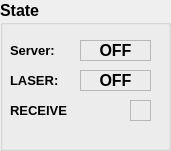
  <widget class="QGroupBox" name="groupBox_2">
   <property name="geometry">
    <rect>
     <x>1160</x>
     <y>30</y>
     <width>171</width>
     <height>151</height>
    </rect>
   </property>
   <property name="font">
    <font>
     <pointsize>12</pointsize>
     <weight>75</weight>
     <bold>true</bold>
    </font>
   </property>
   <property name="title">
    <string>State</string>
   </property>
   <widget class="QLabel" name="label_4">
    <property name="geometry">
     <rect>
      <x>10</x>
      <y>40</y>
      <width>71</width>
      <height>21</height>
     </rect>
    </property>
    <property name="font">
     <font>
      <pointsize>10</pointsize>
      <weight>75</weight>
      <bold>true</bold>
     </font>
    </property>
    <property name="text">
     <string>Server:</string>
    </property>
    <property name="alignment">
     <set>Qt::AlignLeading|Qt::AlignLeft|Qt::AlignVCenter</set>
    </property>
   </widget>
   <widget class="QLabel" name="server_state">
    <property name="geometry">
     <rect>
      <x>80</x>
      <y>40</y>
      <width>71</width>
      <height>21</height>
     </rect>
    </property>
    <property name="font">
     <font>
      <weight>75</weight>
      <bold>true</bold>
     </font>
    </property>
    <property name="autoFillBackground">
     <bool>false</bool>
    </property>
    <property name="frameShape">
     <enum>QFrame::StyledPanel</enum>
    </property>
    <property name="text">
     <string>OFF</string>
    </property>
    <property name="alignment">
     <set>Qt::AlignCenter</set>
    </property>
   </widget>
   <widget class="QLabel" name="label_25">
    <property name="geometry">
     <rect>
      <x>10</x>
      <y>70</y>
      <width>71</width>
      <height>21</height>
     </rect>
    </property>
    <property name="font">
     <font>
      <pointsize>10</pointsize>
      <weight>75</weight>
      <bold>true</bold>
     </font>
    </property>
    <property name="text">
     <string>LASER:</string>
    </property>
    <property name="alignment">
     <set>Qt::AlignLeading|Qt::AlignLeft|Qt::AlignVCenter</set>
    </property>
   </widget>
   <widget class="QLabel" name="laser_state">
    <property name="geometry">
     <rect>
      <x>80</x>
      <y>70</y>
      <width>71</width>
      <height>21</height>
     </rect>
    </property>
    <property name="font">
     <font>
      <weight>75</weight>
      <bold>true</bold>
     </font>
    </property>
    <property name="autoFillBackground">
     <bool>false</bool>
    </property>
    <property name="frameShape">
     <enum>QFrame::StyledPanel</enum>
    </property>
    <property name="text">
     <string>OFF</string>
    </property>
    <property name="alignment">
     <set>Qt::AlignCenter</set>
    </property>
   </widget>
   <widget class="QLabel" name="state_LED">
    <property name="geometry">
     <rect>
      <x>130</x>
      <y>100</y>
      <width>21</width>
      <height>21</height>
     </rect>
    </property>
    <property name="font">
     <font>
      <weight>75</weight>
      <bold>true</bold>
     </font>
    </property>
    <property name="autoFillBackground">
     <bool>false</bool>
    </property>
    <property name="frameShape">
     <enum>QFrame::StyledPanel</enum>
    </property>
    <property name="text">
     <string/>
    </property>
    <property name="alignment">
     <set>Qt::AlignCenter</set>
    </property>
   </widget>
   <widget class="QLabel" name="label_26">
    <property name="geometry">
     <rect>
      <x>10</x>
      <y>100</y>
      <width>91</width>
      <height>21</height>
     </rect>
    </property>
    <property name="font">
     <font>
      <pointsize>10</pointsize>
      <weight>75</weight>
      <bold>true</bold>
     </font>
    </property>
    <property name="text">
     <string>RECEIVE</string>
    </property>
    <property name="alignment">
     <set>Qt::AlignLeading|Qt::AlignLeft|Qt::AlignVCenter</set>
    </property>
   </widget>
  </widget>
